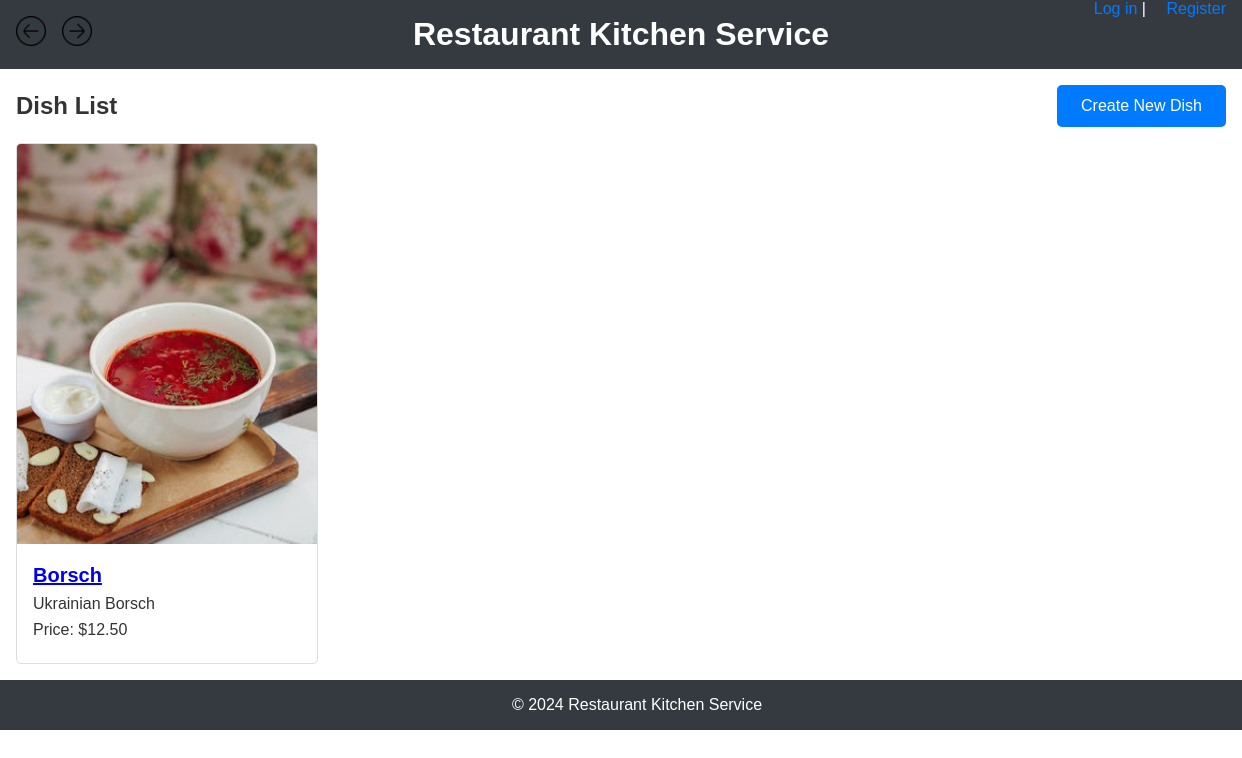
Screenshot of /kitchen/dishes/ with the database file from the repository.
### kitchen/models.py (models this page shows, shortened)
class Dish(models.Model):
    name = models.CharField(max_length=255)
    description = models.TextField()
    price = models.DecimalField(max_digits=10, decimal_places=2)
    dish_type = models.ForeignKey(DishType, on_delete=models.CASCADE, related_name="dishes")
    cooks = models.ManyToManyField(Cook, related_name="dishes")
    image = models.ImageField(upload_to="images/", blank=True, null=True)

### kitchen/views.py (the view)
# urls.py: path('dishes/', DishListView.as_view(), name='dish_list'),
class DishListView(ListView):
    model = Dish
    template_name = 'kitchen/dish_list.html'
    context_object_name = 'dish_list'

### templates/kitchen/dish_list.html (shortened to what this page needs)
{% extends 'base.html' %}
{% load static %}
{% block content %}
    <div class="dish-list-header">
        <h2>Dish List</h2>
        <a href="{% url 'kitchen:dish_create' %}" class="btn btn-primary">Create New Dish</a>
    </div>
    <div class="dish-list">
        {% for dish in dish_list %}
            <div class="dish-item">
                <img src="{% static 'img/Borsch.jpg' %}" alt="{{ dish.name }}" class="dish-image">
                <div class="dish-info">
                    <h3><a href="{% url 'kitchen:dish_detail' dish.pk %}">{{ dish.name }}</a></h3>
                    <p>{{ dish.description }}</p>
                    <p>Price: ${{ dish.price }}</p>
                </div>
            </div>
        {% empty %}
            <p>No dishes available.</p>
        {% endfor %}
    </div>
{% endblock %}

### static/css/styles.css (style rules this page uses)
body { font-family: Arial, sans-serif; margin: 0; padding: 0; color: #333; }
.btn-primary { background-color: #007bff; }
.dish-list-header { display: flex; justify-content: space-between; align-items: center; margin-bottom: 1rem; }
.dish-list-header h2 { margin: 0; }
.dish-list-header .btn { padding: 0.75rem 1.5rem; font-size: 1rem; color: #fff; background-color: #007bff; border: none; border-radius: 5px; text-decoration: none; text-align: center; display: inline-block; cursor: pointer; }
.dish-list { display: flex; flex-wrap: wrap; gap: 1rem; }
.dish-item { border: 1px solid #ddd; border-radius: 5px; overflow: hidden; max-width: 300px; }
.dish-item img { width: 100%; height: auto; }
.dish-info { padding: 1rem; }
.dish-info h3 { margin: 0; font-size: 1.25rem; }
.dish-info p { margin: 0.5rem 0; }

### rows the page displays
Dish: name (picture), name "Borsch", description "Ukrainian Borsch", price "12.50"
